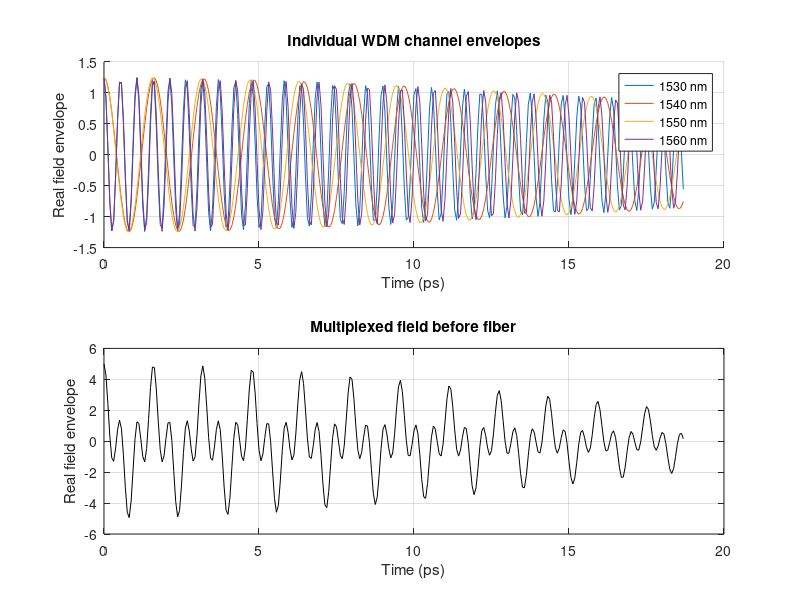
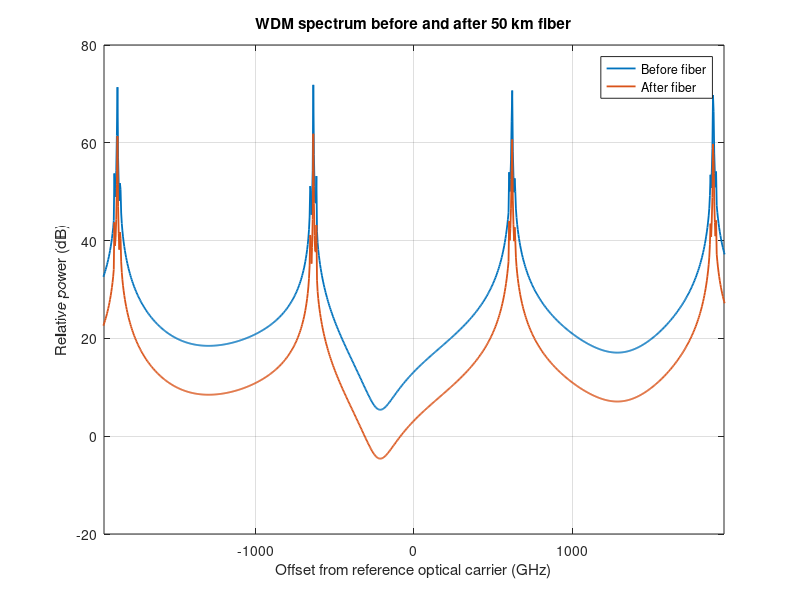
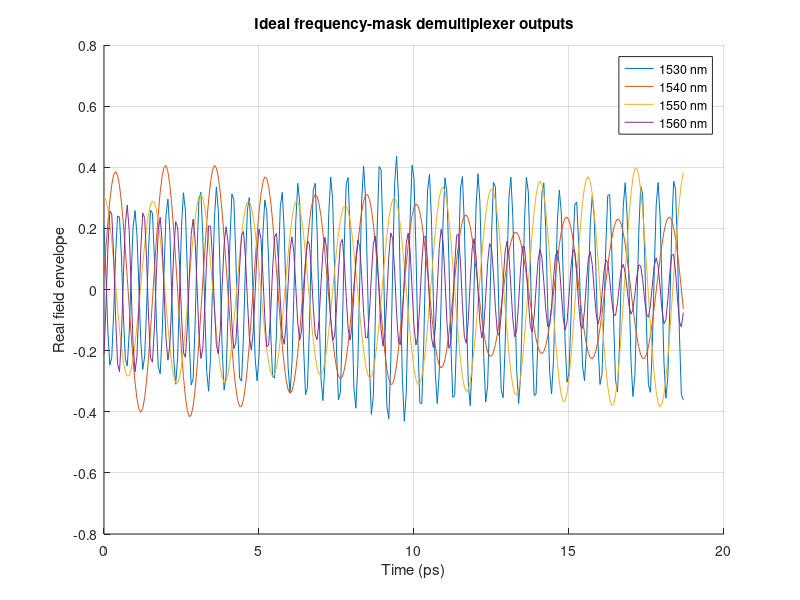
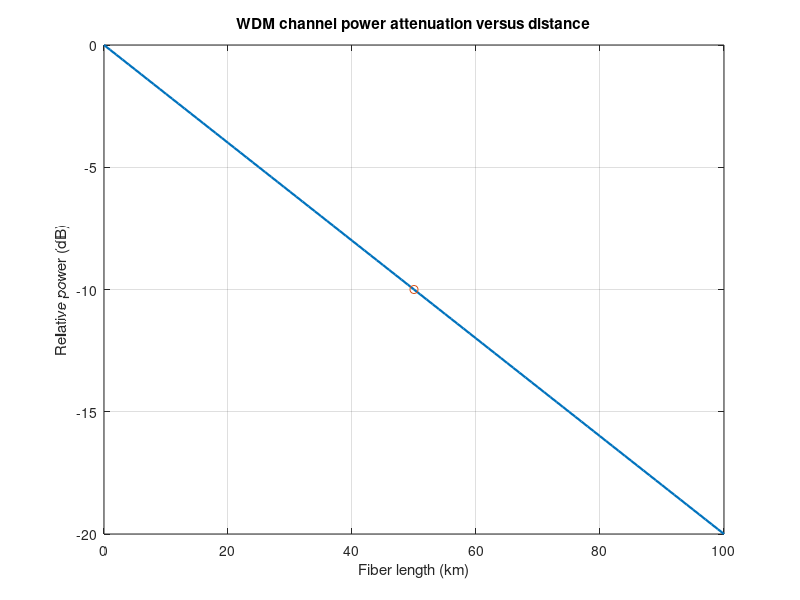

Reproduce these figures in MATLAB, in order. (Note: this script raises an error after producing the figures.)
% User-configurable WDM complex-envelope simulation.
% Sampling represents complex envelopes, not optical-carrier oscillations.

wdmScriptDir = fileparts(mfilename('fullpath'));
wdmMatlabDir = fileparts(wdmScriptDir);
wdmProjectDir = fileparts(wdmMatlabDir);
wdmGraphDir = fullfile(wdmProjectDir, 'Results', 'Graphs');
if ~exist(wdmGraphDir, 'dir')
    mkdir(wdmGraphDir);
end
wdmDataDir = fullfile(wdmProjectDir, 'Results', 'Data');
if ~exist(wdmDataDir, 'dir')
    mkdir(wdmDataDir);
end
if ~exist('wdmWavelength_nm', 'var')
    wdmWavelength_nm = [1530, 1540, 1550, 1560];
end
if ~exist('wdmFiberLength_km', 'var')
    wdmFiberLength_km = 50;
end
if ~exist('wdmAttenuation_dB_per_km', 'var')
    wdmAttenuation_dB_per_km = 0.2;
end
if ~exist('wdmBeta2_ps2_per_km', 'var')
    wdmBeta2_ps2_per_km = -21.7;
end
if ~exist('wdmModulation_Hz', 'var')
    wdmModulation_Hz = 18e9;
end

wdmSampleCount = 4096;
wdmSampleRate_Hz = 16e12;
wdmSpeedOfLight_m_s = 299792458;
wdmWavelength_nm = wdmWavelength_nm(:).';
wdmChannelCount = numel(wdmWavelength_nm);
if wdmChannelCount < 1 || any(~isfinite(wdmWavelength_nm)) || ...
        any(wdmWavelength_nm <= 0) || numel(unique(wdmWavelength_nm)) ~= wdmChannelCount
    error('WDM wavelengths must be unique, finite, positive values.');
end
wdmOpticalFrequency_Hz = wdmSpeedOfLight_m_s ./ (wdmWavelength_nm * 1e-9);
wdmReferenceFrequency_Hz = mean(wdmOpticalFrequency_Hz);
wdmChannelOffset_Hz = wdmOpticalFrequency_Hz - wdmReferenceFrequency_Hz;
if max(abs(wdmChannelOffset_Hz)) + wdmModulation_Hz >= wdmSampleRate_Hz / 2
    error('WDM channel offsets exceed the configured sample-rate Nyquist limit.');
end
if wdmChannelCount > 1
    wdmChannelSpacing_Hz = min(diff(sort(wdmChannelOffset_Hz)));
else
    wdmChannelSpacing_Hz = wdmSampleRate_Hz;
end
wdmChannelHalfWidth_Hz = 0.45 * wdmChannelSpacing_Hz;
if wdmModulation_Hz >= wdmChannelHalfWidth_Hz
    error('WDM modulation exceeds the ideal channel filter bandwidth.');
end
wdmTime_s = (0:wdmSampleCount - 1) / wdmSampleRate_Hz;
wdmFrequencyOffset_Hz = [0:wdmSampleCount / 2 - 1, ...
    -wdmSampleCount / 2:-1] * (wdmSampleRate_Hz / wdmSampleCount);

wdmChannelFields = zeros(wdmChannelCount, wdmSampleCount);
for wdmChannelIndex = 1:wdmChannelCount
    wdmChannelFields(wdmChannelIndex, :) = ...
        exp(1i * 2 * pi * wdmChannelOffset_Hz(wdmChannelIndex) * wdmTime_s) .* ...
        (1 + 0.25 * cos(2 * pi * wdmModulation_Hz * wdmTime_s));
end
wdmMultiplexed = sum(wdmChannelFields, 1);
wdmBeta2_s2_per_m = wdmBeta2_ps2_per_km * 1e-24 / 1000;
wdmLength_m = wdmFiberLength_km * 1000;
wdmDispersionPhase = exp(-1i * 2 * pi^2 * wdmBeta2_s2_per_m * ...
    wdmLength_m * wdmFrequencyOffset_Hz.^2);
wdmPowerAttenuation = 10^(-wdmAttenuation_dB_per_km * ...
    wdmFiberLength_km / 10);
wdmTransmitted = ifft(fft(wdmMultiplexed) .* wdmDispersionPhase) * ...
    sqrt(wdmPowerAttenuation);

wdmSpectrum = fft(wdmTransmitted);
wdmChannelOutputs = zeros(size(wdmChannelFields));
for wdmChannelIndex = 1:wdmChannelCount
    wdmMask = abs(wdmFrequencyOffset_Hz - ...
        wdmChannelOffset_Hz(wdmChannelIndex)) <= wdmChannelHalfWidth_Hz;
    wdmChannelOutputs(wdmChannelIndex, :) = ifft(wdmSpectrum .* wdmMask);
end

fprintf('WDM channels: %d\n', wdmChannelCount);
fprintf('  Wavelengths (nm): %s\n', sprintf('%.4g ', wdmWavelength_nm));
fprintf('  Fiber: %.4g km, attenuation %.4g dB/km; power transmission %.6g\n', ...
    wdmFiberLength_km, wdmAttenuation_dB_per_km, wdmPowerAttenuation);
fprintf('  Dispersion beta2: %.4g ps^2/km\n', wdmBeta2_ps2_per_km);

wdmTime_ps = wdmTime_s * 1e12;
wdmPlotCount = 300;
wdmColors = lines(wdmChannelCount);
wdmLegend = cell(1, wdmChannelCount);
for wdmChannelIndex = 1:wdmChannelCount
    wdmLegend{wdmChannelIndex} = sprintf('%.4g nm', ...
        wdmWavelength_nm(wdmChannelIndex));
end
figure('Name', 'WDM individual and multiplexed envelopes');
subplot(2, 1, 1);
hold on;
for wdmChannelIndex = 1:wdmChannelCount
    plot(wdmTime_ps(1:wdmPlotCount), ...
        real(wdmChannelFields(wdmChannelIndex, 1:wdmPlotCount)), ...
        'Color', wdmColors(wdmChannelIndex, :));
end
grid on;
xlabel('Time (ps)');
ylabel('Real field envelope');
title('Individual WDM channel envelopes');
legend(wdmLegend, 'Location', 'best');
subplot(2, 1, 2);
plot(wdmTime_ps(1:wdmPlotCount), ...
    real(wdmMultiplexed(1:wdmPlotCount)), 'k');
grid on;
xlabel('Time (ps)');
ylabel('Real field envelope');
title('Multiplexed field before fiber');
saveas(gcf, fullfile(wdmGraphDir, 'wdm_signals.png'));

wdmSpectrumBefore = abs(fft(wdmMultiplexed)).^2;
wdmSpectrumAfter = abs(fft(wdmTransmitted)).^2;
wdmFrequencyGHz = wdmFrequencyOffset_Hz / 1e9;
[wdmFrequencyGHzSorted, wdmOrder] = sort(wdmFrequencyGHz);
wdmSpectrumLimitGHz = max(abs(wdmChannelOffset_Hz)) / 1e9 + ...
    wdmModulation_Hz / 1e9 + 50;
figure('Name', 'WDM spectrum before and after fiber');
plot(wdmFrequencyGHzSorted, ...
    10 * log10(wdmSpectrumBefore(wdmOrder) + 1e-15), ...
    'LineWidth', 1.3);
hold on;
plot(wdmFrequencyGHzSorted, ...
    10 * log10(wdmSpectrumAfter(wdmOrder) + 1e-15), ...
    'LineWidth', 1.3);
xlim([-wdmSpectrumLimitGHz, wdmSpectrumLimitGHz]);
grid on;
xlabel('Offset from reference optical carrier (GHz)');
ylabel('Relative power (dB)');
title(sprintf('WDM spectrum before and after %.4g km fiber', wdmFiberLength_km));
legend('Before fiber', 'After fiber');
saveas(gcf, fullfile(wdmGraphDir, 'wdm_spectrum_before_after.png'));

figure('Name', 'WDM demultiplexed channel outputs');
hold on;
for wdmChannelIndex = 1:wdmChannelCount
    plot(wdmTime_ps(1:wdmPlotCount), ...
        real(wdmChannelOutputs(wdmChannelIndex, 1:wdmPlotCount)), ...
        'Color', wdmColors(wdmChannelIndex, :));
end
grid on;
xlabel('Time (ps)');
ylabel('Real field envelope');
title('Ideal frequency-mask demultiplexer outputs');
legend(wdmLegend, 'Location', 'best');
saveas(gcf, fullfile(wdmGraphDir, 'wdm_demultiplexed.png'));

wdmLengths_km = linspace(0, max(100, wdmFiberLength_km), 101);
wdmOutputPower_dB = -wdmAttenuation_dB_per_km * wdmLengths_km;
figure('Name', 'WDM power versus distance');
plot(wdmLengths_km, wdmOutputPower_dB, 'LineWidth', 1.6);
hold on;
plot(wdmFiberLength_km, ...
    -wdmAttenuation_dB_per_km * wdmFiberLength_km, 'o');
grid on;
xlabel('Fiber length (km)');
ylabel('Relative power (dB)');
title('WDM channel power attenuation versus distance');
saveas(gcf, fullfile(wdmGraphDir, 'wdm_power_vs_distance.png'));

wdmOutputPowerFraction = wdmPowerAttenuation * ...
    mean(abs(wdmChannelFields).^2, 2);
wdmOutput = table((1:wdmChannelCount).', wdmWavelength_nm.', ...
    (wdmOpticalFrequency_Hz / 1e12).', ...
    repmat(wdmFiberLength_km, wdmChannelCount, 1), ...
    repmat(wdmAttenuation_dB_per_km, wdmChannelCount, 1), ...
    repmat(wdmBeta2_ps2_per_km, wdmChannelCount, 1), ...
    wdmOutputPowerFraction, ...
    'VariableNames', {'channel', 'wavelength_nm', ...
    'optical_frequency_thz', 'fiber_length_km', 'attenuation_db_per_km', ...
    'beta2_ps2_per_km', 'fiber_output_power_fraction'});
writetable(wdmOutput, fullfile(wdmDataDir, 'wdm_results_matlab.csv'));

wdmAnimationDir = fullfile(wdmProjectDir, 'Results', 'Animations');
if ~exist(wdmAnimationDir, 'dir')
    mkdir(wdmAnimationDir);
end
wdmGifPath = fullfile(wdmAnimationDir, 'wdm_co_propagation_matlab.gif');
wdmAnimationFigure = figure('Name', 'WDM co-propagation animation');
wdmDistance_km = linspace(0, wdmFiberLength_km, 300);
for wdmFrame = 1:60
    clf(wdmAnimationFigure);
    hold on;
    wdmProgress = (wdmFrame - 1) / 59;
    for wdmChannelIndex = 1:wdmChannelCount
        wdmSpatialPhase = 2 * pi * (wdmDistance_km / ...
            (10 + (wdmChannelIndex - 1) * 1.7) - ...
            wdmFiberLength_km * wdmProgress / ...
            (wdmFiberLength_km + (wdmChannelIndex - 1) * 2 + eps));
        plot(wdmDistance_km, sin(wdmSpatialPhase), ...
            'Color', wdmColors(wdmChannelIndex, :), 'LineWidth', 1.4);
    end
    grid on;
    xlabel('Distance along common fiber (km)');
    ylabel('Illustrative field oscillation');
    title(sprintf('%d WDM channels co-propagating in one fiber', wdmChannelCount));
    legend(wdmLegend, 'Location', 'northeast');
    axis([0, max(wdmFiberLength_km, eps), -1.5, 1.5]);
    drawnow;
    wdmFrameData = getframe(wdmAnimationFigure);
    [wdmIndexed, wdmMap] = rgb2ind(wdmFrameData.cdata, 256);
    if wdmFrame == 1
        imwrite(wdmIndexed, wdmMap, wdmGifPath, 'gif', ...
            'LoopCount', inf, 'DelayTime', 0.05);
    else
        imwrite(wdmIndexed, wdmMap, wdmGifPath, 'gif', ...
            'WriteMode', 'append', 'DelayTime', 0.05);
    end
end
close(wdmAnimationFigure);
